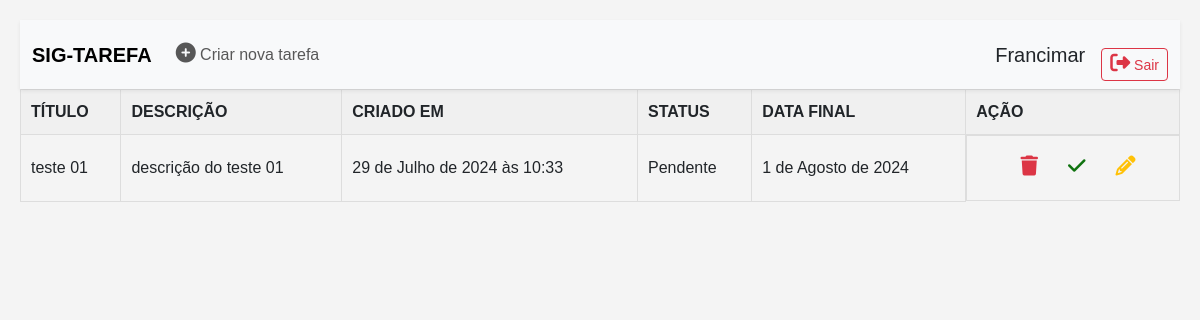
The page / (signed in) on the database as committed earlier.
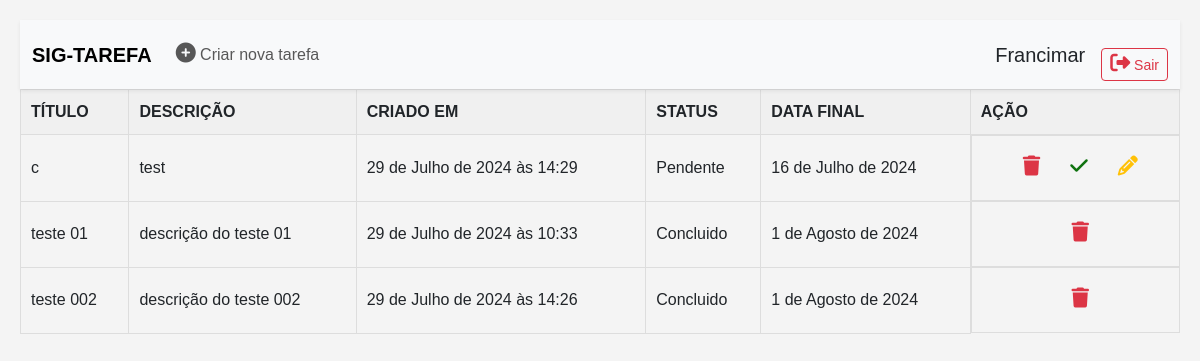
The same page on the database as committed later.
### tarefa/models.py (models this page shows, shortened)
class Tarefa(models.Model):
    usuario = models.ForeignKey(User,on_delete=models.CASCADE)
    titulo = models .CharField(max_length = 55)
    descricao = models.TextField()
    created_at = models.DateTimeField(auto_now_add=True)
    finished_at = models.DateField(auto_now= False)
    status = models.BooleanField(default = False)

### tarefa/views.py (the view)
# urls.py: path('',views.homepage,name ='homepage'),
@login_required
def homepage(request):
    tarefa = Tarefa.objects.filter(usuario = request.user).order_by("status")
    return render(request,'homepage.html',{"contexto":tarefa})

### tarefa/templates/homepage.html (shortened to what this page needs)
{% extends 'base.html' %}
  {% block conteudo %}
  <table>
    <thead>
      <tr>
        <th>TÍTULO</th>
        <th>DESCRIÇÃO</th>
        <th>CRIADO EM </th>
        <th>STATUS</th>
        <th>DATA FINAL</th>
        <th>AÇÃO</th>
      </tr>
    </thead>
    <tbody>
      {% for tarefa in contexto %}
      <tr>
        <td>{{ tarefa.titulo }}</td>
        <td>{{ tarefa.descricao }}</td>
        <td>{{ tarefa.created_at }}</td>
        {% if tarefa.status %}
        <td>Concluido</td>
        {% else %}
        <td>Pendente</td>
        {% endif %}
        <td>{{ tarefa.finished_at }}</td>
        <td class="action-buttons">
          <form action="{% url 'delete' tarefa.id %}">
              <button class="delete-btn" title="Excluir">
                  <i class="fas fa-trash"></i>
              </button>
          </form>
          {% if not tarefa.status %}
          <form action="{% url 'confirm' tarefa.id %}" method="post">
              <button class="conf-btn" title="confirmar">
                  <i class="fas fa-check"></i>
              </button>
          </form>
          <form action="{% url 'update' tarefa.id %}" method="post">
            <button class="edit-btn" title="update">
                <i class="fas fa-pencil"></i>
            </button>
        </form>
          {% endif %}
      </td>
      </tr>
      {% endfor %}
    </tbody>
  </table>
  {% endblock %}

Rows that differ between the two databases and show on the page:
added Tarefa: titulo "c", descricao "test", created_at "29 de Julho de 2024 às 14:29", status "Pendente", finished_at "16 de Julho de 2024"
changed Tarefa "teste 01": status "Pendente" → "Concluido"
added Tarefa: titulo "teste 002", descricao "descrição do teste 002", created_at "29 de Julho de 2024 às 14:26", status "Concluido", finished_at "1 de Agosto de 2024"
